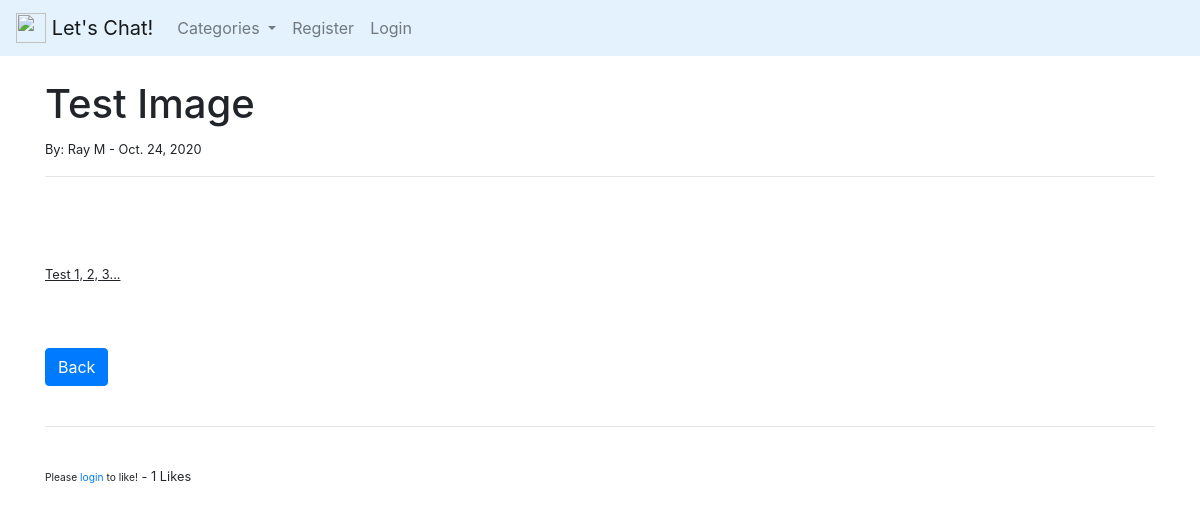
The page /post/14 on the database its author committed.
### forum/models.py (models this page shows, shortened)
class Post(models.Model):
    title = models.CharField(max_length=250)
    header_image = models.ImageField(
        null=True, blank=True, upload_to="images/")
    title_tag = models.CharField(max_length=250)
    author = models.ForeignKey(User, on_delete=models.CASCADE)
    body = RichTextField(blank=True, null=True)
    post_date = models.DateField(auto_now_add=True)
    category = models.CharField(
        max_length=250, default='Neutral', choices=option_list)
    snippet = models.CharField(
        max_length=250, default='Click to read further..')
    likes = models.ManyToManyField(User, related_name='blog_posts')
    def total_likes(self):
        return self.likes.count()

### forum/views.py (the view)
# urls.py: path('post/<int:pk>', PostDetailView.as_view(), name='post-detail'),
class PostDetailView(DetailView):
    model = Post
    template_name = 'post_detail.html'
    def get_context_data(self, *args, **kwargs):
        ops_menu = Category.objects.all()
        context = super(PostDetailView, self).get_context_data(*args, **kwargs)
        things = get_object_or_404(Post, id=self.kwargs['pk'])
        total_likes = things.total_likes()
        liked = False
        if things.likes.filter(id=self.request.user.id).exists():
            liked = True
        context["ops_menu"] = ops_menu
        context["total_likes"] = total_likes
        context["liked"] = liked
        return context

### forum/models.py (called while the page is built)
    def __str__(self):
        return self.name

### forum/templates/post_detail.html (shortened to what this page needs)
{% extends 'base.html' %}
{% block content %}
<h1>{{post.title}}</h1>
<small>By: {{post.author.first_name}} {{post.author.last_name}} - {{post.post_date}}
<hr>
<br>
<br><br>
{{post.body|safe}}
<br><br>
<a href="{% url 'home' %}" class="btn btn-primary">Back</a>
<br><br>
<hr>
<br>
<form action="{% url 'like-post' post.pk %}" method="POST">
    {% if user.is_authenticated %}
        {% if liked %}
            <button type="submit" name="post_id" value="{{post.id}}" class="btn btn-danger btn-sm">Unlike</button>
        {% else %}
            <button type="submit" name="post_id" value="{{post.id}}" class="btn btn-success btn-sm">Like</button>
        {% endif %}
    {% else %}
        <small>Please <a href="{% url 'login' %}">login</a> to like!</small>
    {% endif %}
    - {{total_likes}} Likes
</form>
{% endblock %}

### rows shown on the page
Post: title "Test Image", author.first_name "Ray", author.last_name "M", post_date "Oct. 24, 2020", body "Test 1, 2, 3..."

### other values the page prints
{{ total_likes }} "1"
